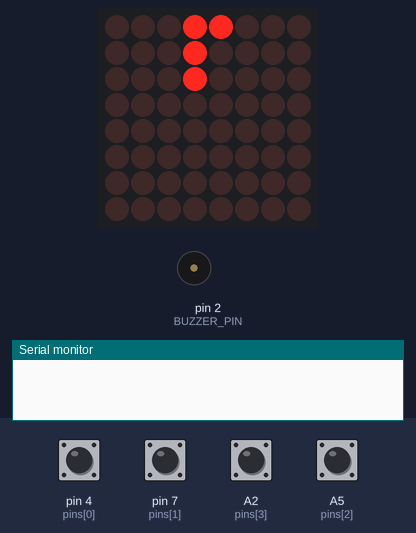
Bench run of a program on a simulated Arduino Uno, built with avr-gcc and run on an emulated ATmega328P. Shown: 8×8 LED matrix, buzzer (waves = sounding, pin HIGH), the last lines printed to the serial monitor. The test bench sets the inputs (shaded band); at power-on: A2 (pins[3]), A5 (pins[2]), pin 4 (pins[0]), pin 7 (pins[1]) HIGH. Random numbers use the default seed unless the program sets one.

Above: at 2.7 s.
2.8 s: A5 (pins[2]) pulled LOW for 0.15 s
At 2.87 s:
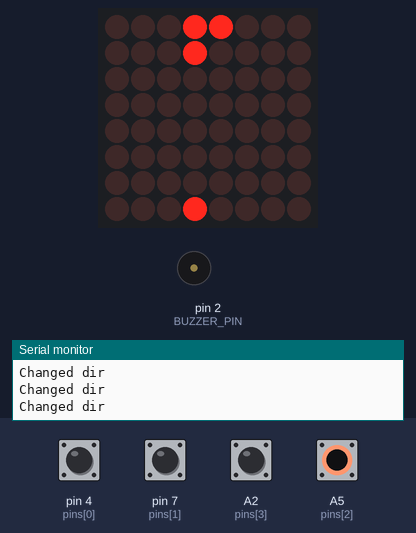
At 5.0 s:
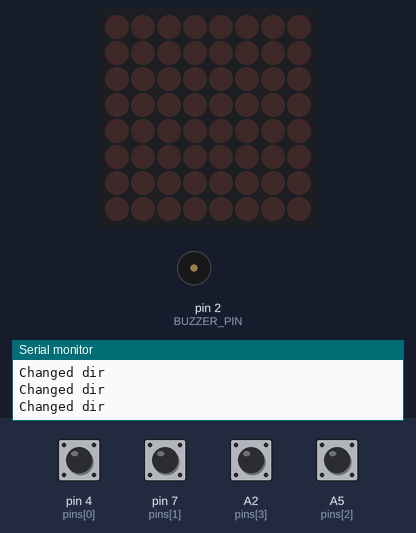
Timing chart, 0 to 6.5 s (numbered marks = the images above; inputs shaded):
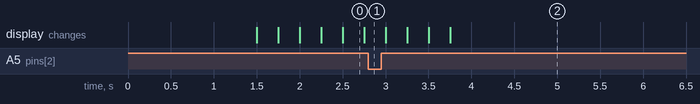

The program:

main.cpp
```cpp
#include <Arduino.h>
#include <MD_MAX72xx.h>
#include <snakeGameModule.h>

// Buzzer
#define BUZZER_PIN 2
#define SOUND_DURATION 200

bool isPlayingSound = false;
unsigned long soundStartTime;

// W A S D
uint8_t pins[] = {4, 7, A5, A2 };
Vector2 directions[] = {{-1, 0}, {0,1}, {1, 0}, {0, -1}};


#define  DELAYTIME  120  //Controla a velocidade em que o texto se desloca
#define MODULES_NUM  1
#define DATA_PIN  10
#define CS_PIN    9
#define CLK_PIN   8

MD_MAX72XX leds(MD_MAX72XX::GENERIC_HW, DATA_PIN, CLK_PIN, CS_PIN, MODULES_NUM);

int currentNum = 0;

SnakeGame snakeGame(Vector2{8,8}, 250, true);

bool onGetPoint(const Vector2& pos)
{
    soundStartTime = millis();
    isPlayingSound = true;
    digitalWrite(BUZZER_PIN, HIGH);
}

bool onDraw(const Vector2& pos)
{
    leds.setPoint(pos.x, pos.y, true);
}

bool onErase(const Vector2& pos)
{
  leds.setPoint(pos.x, pos.y, false);
}

void setup()
{
  Serial.begin(9600);

  pinMode(BUZZER_PIN, OUTPUT);

  for (size_t i = 0; i < 4; i++)
  {
    pinMode(pins[i], INPUT_PULLUP);
  }


  leds.begin();
  leds.control(MD_MAX72XX::INTENSITY, 1);


  snakeGame.getRenderEngine().BindFunctions(&onDraw, &onErase, &onGetPoint);

  snakeGame.startGame();


  delay(1500);
}

void loop()
{
  snakeGame.gameLoop();

  if(isPlayingSound && millis() > soundStartTime + SOUND_DURATION)
  {
      isPlayingSound = false;
      digitalWrite(BUZZER_PIN, LOW);
  }

  for (size_t i = 0; i < 4; i++)
  {
    if(digitalRead(pins[i]) == LOW)
    {
        snakeGame.setDirection(directions[i]);

        Serial.println("Changed dir");
    }
  }
}
```

snakeGameModule.cpp
```cpp

```

snakeGameModule.h
```cpp
#include "vector2.h"

#define MAX_LENGTH 128

#define FUNC_DRAW_MACRO(OnEvent) bool (*OnEvent) (const Vector2& pos)

class RenderEngine
{
public:

    FUNC_DRAW_MACRO(OnDraw);
    FUNC_DRAW_MACRO(OnErase);
    FUNC_DRAW_MACRO(OnCollectFruit);

    void BindFunctions(FUNC_DRAW_MACRO(onDraw), FUNC_DRAW_MACRO(onErase), FUNC_DRAW_MACRO(onCollectFruit))
    {
        /* Bind the functions of drawing and erasing to screen */
        OnDraw = onDraw;
        OnErase = onErase;
        OnCollectFruit = onCollectFruit;
    }
};

class Snake
{
public:
    Snake()
    {

    }

    Snake(RenderEngine* renderEngine, Vector2 dimensions, bool wrapped)
        : m_dimensions{dimensions}
        , m_wrapped{wrapped}
    {
        m_renderEngine = renderEngine;

        m_currentDirection = Vector2{-1,0};
    }

    void init(Vector2 headPosition, int length)
    {
        m_length = length;

        headPosition.x += length;

        for (size_t i = 0; i < length; i++)
        {
            positions[i] = headPosition + Vector2{-(int)i, 0};
            m_renderEngine->OnDraw(positions[i]);

        }

        m_tail = 0;
        m_head = length - 1;
    }

    void tick(bool willCollectFruit)
    {
        if(!willCollectFruit)
        {
            m_renderEngine->OnErase(positions[m_tail]);

            m_tail += 1;

            if(m_tail >= MAX_LENGTH)
            {
                m_tail = 0;
            }
        }
        else
        {
            m_length += 1;
        }

        Vector2 nextPosition = getNextPosition();

        m_head += 1;

        if(m_head >= MAX_LENGTH)
        {
            m_head = 0;
        }

        positions[m_head] = nextPosition;
        m_renderEngine->OnDraw(positions[m_head]);
    }

    void setDirection(const Vector2 dir)
    {
        int previous = m_head - 1;

        if(previous < 0)
            previous = 0;

        if((getCurrentHeadPos() + dir) == positions[previous])
        {
            return;
        }
        else
        {
            m_currentDirection = dir;
        }
    }

    const Vector2 getCurrentHeadPos() const { return positions[m_head]; }

    const Vector2 getNextPosition() const
    {
        Vector2 nextPos = getCurrentHeadPos() + m_currentDirection;

        if(!m_wrapped)
        {
            return nextPos;
        }
        else
        {
            nextPos.x = wrapPos(nextPos.x, m_dimensions.x);
            nextPos.y = wrapPos(nextPos.y, m_dimensions.y);

            return nextPos;
        }
    }


    bool isOccupied(const Vector2& pos)
    {
        int i = m_head;

        if(positions[m_tail] == pos)
        {
            return true;
        }

        while(i != m_tail)
        {
            if(positions[i] == pos)
            {
                return true;
            }

            i -= 1;

            if(i < 0)
                i = MAX_LENGTH - 1;
        }

        return false;
    }
    void deathAnimation()
    {
        int i = m_head;

        while(i != m_tail)
        {
            delay(250);
            m_renderEngine->OnErase(positions[i]);

            i -= 1;

            if(i < 0)
                i = MAX_LENGTH - 1;
        }

        delay(250);

        m_renderEngine->OnErase(positions[m_tail]);

        delay(10000);
    }

private:
    int wrapPos(int coordinate, int dimension) const
    {
        if(coordinate < 0)
        {
            return dimension - 1;
        }

        if(coordinate >= dimension)
        {
            return 0;
        }

        return coordinate;
    }

    RenderEngine* m_renderEngine;

    int m_length {0};
    int m_head{0};
    int m_tail{0};

    const Vector2 m_dimensions{};
    bool m_wrapped{};

    Vector2 m_currentDirection{};

    Vector2 positions[MAX_LENGTH];


};


class SnakeGame
{
public:
    SnakeGame(const Vector2& dimensions, uint16_t tickMsTime, bool wrapped)
        : m_dimensions { dimensions }
        , m_snake {&m_renderEngine, dimensions, true}
        , m_tickTime {tickMsTime}
        , m_wrapped {wrapped}
    {


    }

    void setDirection(const Vector2& dir)
    {
        m_snake.setDirection(dir);
    }

    RenderEngine& getRenderEngine()
    {
        return m_renderEngine;
    }

    void startGame()
    {
        m_snake.init(m_dimensions / 2, 3);

        GenerateFruit();
    }

    void GenerateFruit()
    {
        do
        {
            randomSeed(analogRead(0));
            m_fruitPos = Vector2{random(0, m_dimensions.x),random(0, m_dimensions.y)};

        } while(m_snake.isOccupied(m_fruitPos));

        m_renderEngine.OnDraw(m_fruitPos);
    }

    void gameLoop()
    {
        if(millis() >= lastTick + m_tickTime)
        {
            lastTick = millis();


            if(m_snake.getNextPosition() == m_fruitPos)
            {
                m_snake.tick(true);

                m_renderEngine.OnCollectFruit(m_fruitPos);

                GenerateFruit();
            }
            else if(m_snake.isOccupied(m_snake.getNextPosition()) || !IsInBounds(m_snake.getNextPosition()))
            {
                m_renderEngine.OnErase(m_fruitPos);

                m_snake.deathAnimation();
            }
            else
            {
                m_snake.tick(false);
            }
        }
    }

private:

    bool IsInBounds(const Vector2& pos)
    {
        return (pos.x >= 0 && pos.x < m_dimensions.x) && (pos.y >= 0 && pos.y < m_dimensions.y);
    }

    #pragma region Timing
    uint16_t m_tickTime{};
    unsigned long lastTick{};
    #pragma endregion

    #pragma region Snake Game
    Snake m_snake;

    Vector2 m_dimensions{};

    RenderEngine m_renderEngine{};

    Vector2 m_fruitPos;

    bool m_wrapped;
    #pragma endregion
};
```

vector2.h
```cpp
struct Vector2
{
    int x;
    int y;

    Vector2 operator+(const Vector2& other) const
    {
        return Vector2{x + other.x, y + other.y};
    }

    bool operator==(const Vector2& other) const
    {
        return (x == other.x) && (y == other.y);
    }

    void operator+=(const Vector2& other)
    {
        x += other.x;
        y += other.y;
    }
};

Vector2 operator/(const Vector2& v, const int& num)
{
    return Vector2{v.x/num, v.y/num};
}
```
